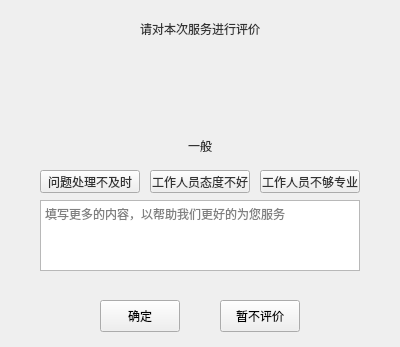
<?xml version="1.0" encoding="UTF-8"?>
<ui version="4.0">
 <class>OrderCommentWidget</class>
 <widget class="QWidget" name="OrderCommentWidget">
  <property name="geometry">
   <rect>
    <x>0</x>
    <y>0</y>
    <width>400</width>
    <height>347</height>
   </rect>
  </property>
  <property name="sizePolicy">
   <sizepolicy hsizetype="Fixed" vsizetype="Fixed">
    <horstretch>0</horstretch>
    <verstretch>0</verstretch>
   </sizepolicy>
  </property>
  <property name="minimumSize">
   <size>
    <width>300</width>
    <height>300</height>
   </size>
  </property>
  <property name="maximumSize">
   <size>
    <width>840</width>
    <height>500</height>
   </size>
  </property>
  <property name="windowTitle">
   <string>FinanMemberWidget</string>
  </property>
  <property name="styleSheet">
   <string notr="true">QWidget#FinanMemberWidget{background-color: rgb(255, 255, 255);border-radius:8px;}</string>
  </property>
  <widget class="QPushButton" name="buttonOK">
   <property name="geometry">
    <rect>
     <x>100</x>
     <y>300</y>
     <width>80</width>
     <height>32</height>
    </rect>
   </property>
   <property name="sizePolicy">
    <sizepolicy hsizetype="Fixed" vsizetype="Fixed">
     <horstretch>0</horstretch>
     <verstretch>0</verstretch>
    </sizepolicy>
   </property>
   <property name="minimumSize">
    <size>
     <width>72</width>
     <height>32</height>
    </size>
   </property>
   <property name="maximumSize">
    <size>
     <width>100</width>
     <height>32</height>
    </size>
   </property>
   <property name="styleSheet">
    <string notr="true">QPushButton{background-color:qlineargradient(spread:pad, x1:0, y1:0, x2:1, y2:0, stop:0 rgba(2, 164, 253, 1), stop:1 rgba(31, 139, 237, 1));border-radius:4px;font: 14px &quot;微软雅黑&quot;;color:rgba(255, 255, 255, 1);}
			QPushButton:hover,pressed{ background-color: qlineargradient(spread:pad, x1:0, y1:0, x2:0, y2:1, stop:0 rgba(40, 178, 253, 1),stop:1 rgba(64, 156, 240, 1));
		  border-radius:4px;font: 14px &quot;微软雅黑&quot;;color:rgba(255, 255, 255, 1);}
QPushButton:disabled{ background-color:rgba(200,200,200,1);border-radius:4px;};</string>
   </property>
   <property name="text">
    <string>确定</string>
   </property>
  </widget>
  <widget class="QLabel" name="labelTitle_3">
   <property name="geometry">
    <rect>
     <x>0</x>
     <y>20</y>
     <width>400</width>
     <height>18</height>
    </rect>
   </property>
   <property name="sizePolicy">
    <sizepolicy hsizetype="Fixed" vsizetype="Fixed">
     <horstretch>0</horstretch>
     <verstretch>0</verstretch>
    </sizepolicy>
   </property>
   <property name="minimumSize">
    <size>
     <width>80</width>
     <height>18</height>
    </size>
   </property>
   <property name="maximumSize">
    <size>
     <width>400</width>
     <height>18</height>
    </size>
   </property>
   <property name="styleSheet">
    <string notr="true">font: 16px &quot;微软雅黑&quot;;
color: rgb(51, 51, 51);
border-bottom:0px;</string>
   </property>
   <property name="text">
    <string>请对本次服务进行评价</string>
   </property>
   <property name="alignment">
    <set>Qt::AlignCenter</set>
   </property>
  </widget>
  <widget class="QPushButton" name="buttonGrade1">
   <property name="geometry">
    <rect>
     <x>60</x>
     <y>80</y>
     <width>40</width>
     <height>40</height>
    </rect>
   </property>
   <property name="text">
    <string/>
   </property>
   <property name="icon">
    <iconset resource="EntCenterWidget.qrc">
     <normaloff>:/EntCenterWidget/image/fafull.ico</normaloff>:/EntCenterWidget/image/fafull.ico</iconset>
   </property>
   <property name="iconSize">
    <size>
     <width>40</width>
     <height>40</height>
    </size>
   </property>
   <property name="flat">
    <bool>true</bool>
   </property>
  </widget>
  <widget class="QPushButton" name="buttonGrade2">
   <property name="geometry">
    <rect>
     <x>120</x>
     <y>80</y>
     <width>40</width>
     <height>40</height>
    </rect>
   </property>
   <property name="text">
    <string/>
   </property>
   <property name="icon">
    <iconset resource="EntCenterWidget.qrc">
     <normaloff>:/EntCenterWidget/image/fafull.ico</normaloff>:/EntCenterWidget/image/fafull.ico</iconset>
   </property>
   <property name="iconSize">
    <size>
     <width>40</width>
     <height>40</height>
    </size>
   </property>
   <property name="flat">
    <bool>true</bool>
   </property>
  </widget>
  <widget class="QPushButton" name="buttonGrade3">
   <property name="geometry">
    <rect>
     <x>180</x>
     <y>80</y>
     <width>40</width>
     <height>40</height>
    </rect>
   </property>
   <property name="text">
    <string/>
   </property>
   <property name="icon">
    <iconset resource="EntCenterWidget.qrc">
     <normaloff>:/EntCenterWidget/image/fafull.ico</normaloff>:/EntCenterWidget/image/fafull.ico</iconset>
   </property>
   <property name="iconSize">
    <size>
     <width>40</width>
     <height>40</height>
    </size>
   </property>
   <property name="flat">
    <bool>true</bool>
   </property>
  </widget>
  <widget class="QPushButton" name="buttonGrade5">
   <property name="geometry">
    <rect>
     <x>300</x>
     <y>80</y>
     <width>40</width>
     <height>40</height>
    </rect>
   </property>
   <property name="text">
    <string/>
   </property>
   <property name="icon">
    <iconset resource="EntCenterWidget.qrc">
     <normaloff>:/EntCenterWidget/image/faspace.ico</normaloff>:/EntCenterWidget/image/faspace.ico</iconset>
   </property>
   <property name="iconSize">
    <size>
     <width>40</width>
     <height>40</height>
    </size>
   </property>
   <property name="flat">
    <bool>true</bool>
   </property>
  </widget>
  <widget class="QPushButton" name="buttonGrade4">
   <property name="geometry">
    <rect>
     <x>240</x>
     <y>80</y>
     <width>40</width>
     <height>40</height>
    </rect>
   </property>
   <property name="text">
    <string/>
   </property>
   <property name="icon">
    <iconset resource="EntCenterWidget.qrc">
     <normaloff>:/EntCenterWidget/image/faspace.ico</normaloff>:/EntCenterWidget/image/faspace.ico</iconset>
   </property>
   <property name="iconSize">
    <size>
     <width>40</width>
     <height>40</height>
    </size>
   </property>
   <property name="flat">
    <bool>true</bool>
   </property>
  </widget>
  <widget class="QLabel" name="labelGrade">
   <property name="geometry">
    <rect>
     <x>0</x>
     <y>140</y>
     <width>400</width>
     <height>12</height>
    </rect>
   </property>
   <property name="styleSheet">
    <string notr="true">font: 12px &quot;微软雅黑&quot;;
color: rgb(51, 51, 51);
border-bottom:0px;</string>
   </property>
   <property name="text">
    <string>一般</string>
   </property>
   <property name="alignment">
    <set>Qt::AlignCenter</set>
   </property>
  </widget>
  <widget class="QPushButton" name="buttonDelay">
   <property name="geometry">
    <rect>
     <x>40</x>
     <y>170</y>
     <width>100</width>
     <height>23</height>
    </rect>
   </property>
   <property name="styleSheet">
    <string notr="true">font: 12px &quot;微软雅黑&quot;;
color: rgb(51, 51, 51);
border-bottom:0px;</string>
   </property>
   <property name="text">
    <string>问题处理不及时</string>
   </property>
  </widget>
  <widget class="QPushButton" name="buttonService">
   <property name="geometry">
    <rect>
     <x>150</x>
     <y>170</y>
     <width>100</width>
     <height>23</height>
    </rect>
   </property>
   <property name="styleSheet">
    <string notr="true">font: 12px &quot;微软雅黑&quot;;
color: rgb(51, 51, 51);
border-bottom:0px;</string>
   </property>
   <property name="text">
    <string>工作人员态度不好</string>
   </property>
  </widget>
  <widget class="QPushButton" name="buttonProfessional">
   <property name="geometry">
    <rect>
     <x>260</x>
     <y>170</y>
     <width>100</width>
     <height>23</height>
    </rect>
   </property>
   <property name="styleSheet">
    <string notr="true">font: 12px &quot;微软雅黑&quot;;
color: rgb(51, 51, 51);
border-bottom:0px;</string>
   </property>
   <property name="text">
    <string>工作人员不够专业</string>
   </property>
  </widget>
  <widget class="QTextEdit" name="editContent">
   <property name="geometry">
    <rect>
     <x>40</x>
     <y>200</y>
     <width>320</width>
     <height>71</height>
    </rect>
   </property>
   <property name="placeholderText">
    <string>填写更多的内容，以帮助我们更好的为您服务</string>
   </property>
  </widget>
  <widget class="QPushButton" name="buttonCancel">
   <property name="geometry">
    <rect>
     <x>220</x>
     <y>300</y>
     <width>80</width>
     <height>32</height>
    </rect>
   </property>
   <property name="sizePolicy">
    <sizepolicy hsizetype="Fixed" vsizetype="Fixed">
     <horstretch>0</horstretch>
     <verstretch>0</verstretch>
    </sizepolicy>
   </property>
   <property name="minimumSize">
    <size>
     <width>72</width>
     <height>32</height>
    </size>
   </property>
   <property name="maximumSize">
    <size>
     <width>100</width>
     <height>32</height>
    </size>
   </property>
   <property name="styleSheet">
    <string notr="true"/>
   </property>
   <property name="text">
    <string>暂不评价</string>
   </property>
  </widget>
 </widget>
 <layoutdefault spacing="6" margin="11"/>
 <resources>
  <include location="EntCenterWidget.qrc"/>
 </resources>
 <connections/>
</ui>
